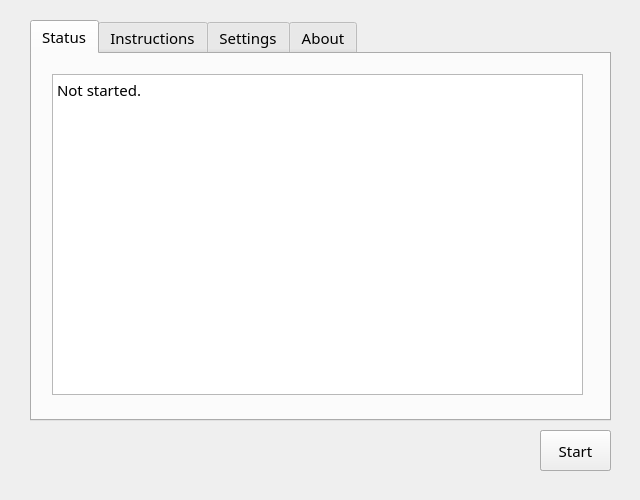
<?xml version="1.0" encoding="UTF-8"?>
<ui version="4.0">
 <class>MainWindow</class>
 <widget class="QMainWindow" name="MainWindow">
  <property name="geometry">
   <rect>
    <x>0</x>
    <y>0</y>
    <width>640</width>
    <height>500</height>
   </rect>
  </property>
  <property name="minimumSize">
   <size>
    <width>640</width>
    <height>500</height>
   </size>
  </property>
  <property name="maximumSize">
   <size>
    <width>640</width>
    <height>500</height>
   </size>
  </property>
  <property name="font">
   <font>
    <family>Quicksand Medium</family>
    <pointsize>10</pointsize>
   </font>
  </property>
  <property name="windowTitle">
   <string>Client Control Panel</string>
  </property>
  <widget class="QWidget" name="centralwidget">
   <widget class="QTabWidget" name="tabWidget">
    <property name="geometry">
     <rect>
      <x>30</x>
      <y>20</y>
      <width>581</width>
      <height>401</height>
     </rect>
    </property>
    <property name="sizePolicy">
     <sizepolicy hsizetype="Preferred" vsizetype="Preferred">
      <horstretch>0</horstretch>
      <verstretch>0</verstretch>
     </sizepolicy>
    </property>
    <property name="font">
     <font>
      <family>Quicksand Medium</family>
      <pointsize>11</pointsize>
     </font>
    </property>
    <property name="currentIndex">
     <number>0</number>
    </property>
    <widget class="QWidget" name="tab_status">
     <attribute name="title">
      <string>Status</string>
     </attribute>
     <widget class="QTextBrowser" name="textBrowser_status">
      <property name="geometry">
       <rect>
        <x>20</x>
        <y>20</y>
        <width>531</width>
        <height>321</height>
       </rect>
      </property>
      <property name="markdown">
       <string>Not started.

</string>
      </property>
      <property name="html">
       <string>&lt;!DOCTYPE HTML PUBLIC &quot;-//W3C//DTD HTML 4.0//EN&quot; &quot;http://www.w3.org/TR/REC-html40/strict.dtd&quot;&gt;
&lt;html&gt;&lt;head&gt;&lt;meta name=&quot;qrichtext&quot; content=&quot;1&quot; /&gt;&lt;meta charset=&quot;utf-8&quot; /&gt;&lt;style type=&quot;text/css&quot;&gt;
p, li { white-space: pre-wrap; }
hr { height: 1px; border-width: 0; }
li.unchecked::marker { content: &quot;\2610&quot;; }
li.checked::marker { content: &quot;\2612&quot;; }
&lt;/style&gt;&lt;/head&gt;&lt;body style=&quot; font-family:'Segoe UI'; font-size:9pt; font-weight:400; font-style:normal;&quot;&gt;
&lt;p style=&quot; margin-top:7px; margin-bottom:7px; margin-left:0px; margin-right:0px; -qt-block-indent:0; text-indent:0px;&quot;&gt;&lt;span style=&quot; font-family:'Quicksand Medium'; font-size:11pt;&quot;&gt;Not started.&lt;/span&gt;&lt;/p&gt;&lt;/body&gt;&lt;/html&gt;</string>
      </property>
     </widget>
    </widget>
    <widget class="QWidget" name="tab_instructions">
     <attribute name="title">
      <string>Instructions</string>
     </attribute>
     <widget class="QTextBrowser" name="textBrowser_instructions">
      <property name="geometry">
       <rect>
        <x>20</x>
        <y>20</y>
        <width>531</width>
        <height>321</height>
       </rect>
      </property>
      <property name="html">
       <string>&lt;!DOCTYPE HTML PUBLIC &quot;-//W3C//DTD HTML 4.0//EN&quot; &quot;http://www.w3.org/TR/REC-html40/strict.dtd&quot;&gt;
&lt;html&gt;&lt;head&gt;&lt;meta name=&quot;qrichtext&quot; content=&quot;1&quot; /&gt;&lt;meta charset=&quot;utf-8&quot; /&gt;&lt;style type=&quot;text/css&quot;&gt;
p, li { white-space: pre-wrap; }
hr { height: 1px; border-width: 0; }
li.unchecked::marker { content: &quot;\2610&quot;; }
li.checked::marker { content: &quot;\2612&quot;; }
&lt;/style&gt;&lt;/head&gt;&lt;body style=&quot; font-family:'Segoe UI'; font-size:9pt; font-weight:400; font-style:normal;&quot;&gt;
&lt;p style=&quot; margin-top:0px; margin-bottom:0px; margin-left:0px; margin-right:0px; -qt-block-indent:0; text-indent:0px;&quot;&gt;&lt;span style=&quot; font-family:'Quicksand Medium'; font-size:11pt;&quot;&gt;list    	[app | service | dir]	           [dirPath]&lt;/span&gt;&lt;/p&gt;
&lt;p style=&quot; margin-top:0px; margin-bottom:0px; margin-left:0px; margin-right:0px; -qt-block-indent:0; text-indent:0px;&quot;&gt;&lt;span style=&quot; font-family:'Quicksand Medium'; font-size:11pt;&quot;&gt;start   	[app | service]      	           [appPath | serviceName]&lt;/span&gt;&lt;/p&gt;
&lt;p style=&quot; margin-top:0px; margin-bottom:0px; margin-left:0px; margin-right:0px; -qt-block-indent:0; text-indent:0px;&quot;&gt;&lt;span style=&quot; font-family:'Quicksand Medium'; font-size:11pt;&quot;&gt;stop    	[app | service]	           [processID | serviceName]&lt;/span&gt;&lt;/p&gt;
&lt;p style=&quot; margin-top:0px; margin-bottom:0px; margin-left:0px; margin-right:0px; -qt-block-indent:0; text-indent:0px;&quot;&gt;&lt;span style=&quot; font-family:'Quicksand Medium'; font-size:11pt;&quot;&gt;power   	[shutdown | restart]&lt;/span&gt;&lt;/p&gt;
&lt;p style=&quot; margin-top:0px; margin-bottom:0px; margin-left:0px; margin-right:0px; -qt-block-indent:0; text-indent:0px;&quot;&gt;&lt;span style=&quot; font-family:'Quicksand Medium'; font-size:11pt;&quot;&gt;file    	[get | copy | delete]          srcPath	[desPath]&lt;/span&gt;&lt;/p&gt;
&lt;p style=&quot; margin-top:0px; margin-bottom:0px; margin-left:0px; margin-right:0px; -qt-block-indent:0; text-indent:0px;&quot;&gt;&lt;span style=&quot; font-family:'Quicksand Medium'; font-size:11pt;&quot;&gt;capture 	[camera | screen]&lt;/span&gt;&lt;/p&gt;
&lt;p style=&quot; margin-top:0px; margin-bottom:0px; margin-left:0px; margin-right:0px; -qt-block-indent:0; text-indent:0px;&quot;&gt;&lt;span style=&quot; font-family:'Quicksand Medium'; font-size:11pt;&quot;&gt;start   	[camera | keylogger]&lt;/span&gt;&lt;/p&gt;
&lt;p style=&quot; margin-top:0px; margin-bottom:0px; margin-left:0px; margin-right:0px; -qt-block-indent:0; text-indent:0px;&quot;&gt;&lt;span style=&quot; font-family:'Quicksand Medium'; font-size:11pt;&quot;&gt;stop    	[camera | keylogger]&lt;/span&gt;&lt;/p&gt;
&lt;p style=&quot; margin-top:0px; margin-bottom:0px; margin-left:0px; margin-right:0px; -qt-block-indent:0; text-indent:0px;&quot;&gt;&lt;span style=&quot; font-family:'Quicksand Medium'; font-size:11pt;&quot;&gt;[un]lock	keyboard&lt;/span&gt;&lt;/p&gt;
&lt;p style=&quot; margin-top:0px; margin-bottom:0px; margin-left:0px; margin-right:0px; -qt-block-indent:0; text-indent:0px;&quot;&gt;&lt;span style=&quot; font-family:'Quicksand Medium'; font-size:11pt;&quot;&gt;help&lt;/span&gt;&lt;/p&gt;
&lt;p style=&quot; margin-top:0px; margin-bottom:0px; margin-left:0px; margin-right:0px; -qt-block-indent:0; text-indent:0px;&quot;&gt;&lt;span style=&quot; font-family:'Quicksand Medium'; font-size:11pt;&quot;&gt;exit&lt;/span&gt;&lt;/p&gt;&lt;/body&gt;&lt;/html&gt;</string>
      </property>
     </widget>
    </widget>
    <widget class="QWidget" name="tab_settings">
     <attribute name="title">
      <string>Settings</string>
     </attribute>
     <widget class="QLabel" name="label_intervalTime">
      <property name="geometry">
       <rect>
        <x>30</x>
        <y>30</y>
        <width>111</width>
        <height>31</height>
       </rect>
      </property>
      <property name="font">
       <font>
        <family>Quicksand Medium</family>
        <pointsize>10</pointsize>
       </font>
      </property>
      <property name="text">
       <string>Interval time:</string>
      </property>
     </widget>
     <widget class="QSpinBox" name="spinBox_intervalTime">
      <property name="geometry">
       <rect>
        <x>140</x>
        <y>30</y>
        <width>81</width>
        <height>31</height>
       </rect>
      </property>
      <property name="font">
       <font>
        <family>Quicksand Medium</family>
        <pointsize>10</pointsize>
       </font>
      </property>
      <property name="suffix">
       <string/>
      </property>
      <property name="minimum">
       <number>10</number>
      </property>
      <property name="maximum">
       <number>60</number>
      </property>
      <property name="singleStep">
       <number>10</number>
      </property>
      <property name="value">
       <number>30</number>
      </property>
     </widget>
     <widget class="QLabel" name="label_intervalTime_second">
      <property name="geometry">
       <rect>
        <x>230</x>
        <y>30</y>
        <width>71</width>
        <height>31</height>
       </rect>
      </property>
      <property name="font">
       <font>
        <family>Quicksand Medium</family>
        <pointsize>10</pointsize>
       </font>
      </property>
      <property name="text">
       <string>seconds</string>
      </property>
     </widget>
     <widget class="QLabel" name="label_port">
      <property name="geometry">
       <rect>
        <x>430</x>
        <y>30</y>
        <width>41</width>
        <height>31</height>
       </rect>
      </property>
      <property name="font">
       <font>
        <family>Quicksand Medium</family>
        <pointsize>10</pointsize>
       </font>
      </property>
      <property name="text">
       <string>Port:</string>
      </property>
     </widget>
     <widget class="QLineEdit" name="lineEdit_acceptAddress">
      <property name="geometry">
       <rect>
        <x>210</x>
        <y>80</y>
        <width>341</width>
        <height>31</height>
       </rect>
      </property>
      <property name="font">
       <font>
        <family>Quicksand Medium</family>
        <pointsize>10</pointsize>
       </font>
      </property>
      <property name="text">
       <string/>
      </property>
     </widget>
     <widget class="QLabel" name="label_acceptAddress">
      <property name="geometry">
       <rect>
        <x>30</x>
        <y>80</y>
        <width>181</width>
        <height>31</height>
       </rect>
      </property>
      <property name="font">
       <font>
        <family>Quicksand Medium</family>
        <pointsize>10</pointsize>
       </font>
      </property>
      <property name="text">
       <string>Accept email address:</string>
      </property>
     </widget>
     <widget class="QLabel" name="label_account">
      <property name="geometry">
       <rect>
        <x>30</x>
        <y>130</y>
        <width>71</width>
        <height>31</height>
       </rect>
      </property>
      <property name="font">
       <font>
        <family>Quicksand Medium</family>
        <pointsize>10</pointsize>
       </font>
      </property>
      <property name="text">
       <string>Account:</string>
      </property>
     </widget>
     <widget class="QPushButton" name="pushButton_logout">
      <property name="geometry">
       <rect>
        <x>470</x>
        <y>130</y>
        <width>83</width>
        <height>31</height>
       </rect>
      </property>
      <property name="font">
       <font>
        <family>Quicksand Medium</family>
        <pointsize>10</pointsize>
       </font>
      </property>
      <property name="text">
       <string>Logout</string>
      </property>
     </widget>
     <widget class="QLabel" name="label_account_info">
      <property name="geometry">
       <rect>
        <x>110</x>
        <y>130</y>
        <width>351</width>
        <height>31</height>
       </rect>
      </property>
      <property name="font">
       <font>
        <family>Quicksand Medium</family>
        <pointsize>10</pointsize>
       </font>
      </property>
      <property name="text">
       <string>example@domain.com</string>
      </property>
     </widget>
     <widget class="QSpinBox" name="spinBox_port">
      <property name="geometry">
       <rect>
        <x>470</x>
        <y>30</y>
        <width>81</width>
        <height>31</height>
       </rect>
      </property>
      <property name="font">
       <font>
        <family>Quicksand Medium</family>
        <pointsize>10</pointsize>
       </font>
      </property>
      <property name="minimum">
       <number>0</number>
      </property>
      <property name="maximum">
       <number>65535</number>
      </property>
      <property name="singleStep">
       <number>1</number>
      </property>
      <property name="value">
       <number>8080</number>
      </property>
     </widget>
    </widget>
    <widget class="QWidget" name="tab_about">
     <attribute name="title">
      <string>About</string>
     </attribute>
     <widget class="QLabel" name="label_about">
      <property name="geometry">
       <rect>
        <x>0</x>
        <y>0</y>
        <width>581</width>
        <height>361</height>
       </rect>
      </property>
      <property name="text">
       <string>Created by Students of HCMUS

Le Duc Thanh
Nguyen Viet Cuong
Le Hai Son

Copyright © 2024. All rights reserved.</string>
      </property>
      <property name="alignment">
       <set>Qt::AlignCenter</set>
      </property>
     </widget>
    </widget>
   </widget>
   <widget class="QPushButton" name="pushButton_stop">
    <property name="geometry">
     <rect>
      <x>540</x>
      <y>430</y>
      <width>71</width>
      <height>41</height>
     </rect>
    </property>
    <property name="font">
     <font>
      <family>Quicksand Medium</family>
      <pointsize>11</pointsize>
     </font>
    </property>
    <property name="text">
     <string>Stop</string>
    </property>
   </widget>
   <widget class="QPushButton" name="pushButton_start">
    <property name="geometry">
     <rect>
      <x>540</x>
      <y>430</y>
      <width>71</width>
      <height>41</height>
     </rect>
    </property>
    <property name="font">
     <font>
      <family>Quicksand Medium</family>
      <pointsize>11</pointsize>
     </font>
    </property>
    <property name="text">
     <string>Start</string>
    </property>
   </widget>
  </widget>
 </widget>
 <resources/>
 <connections/>
</ui>
